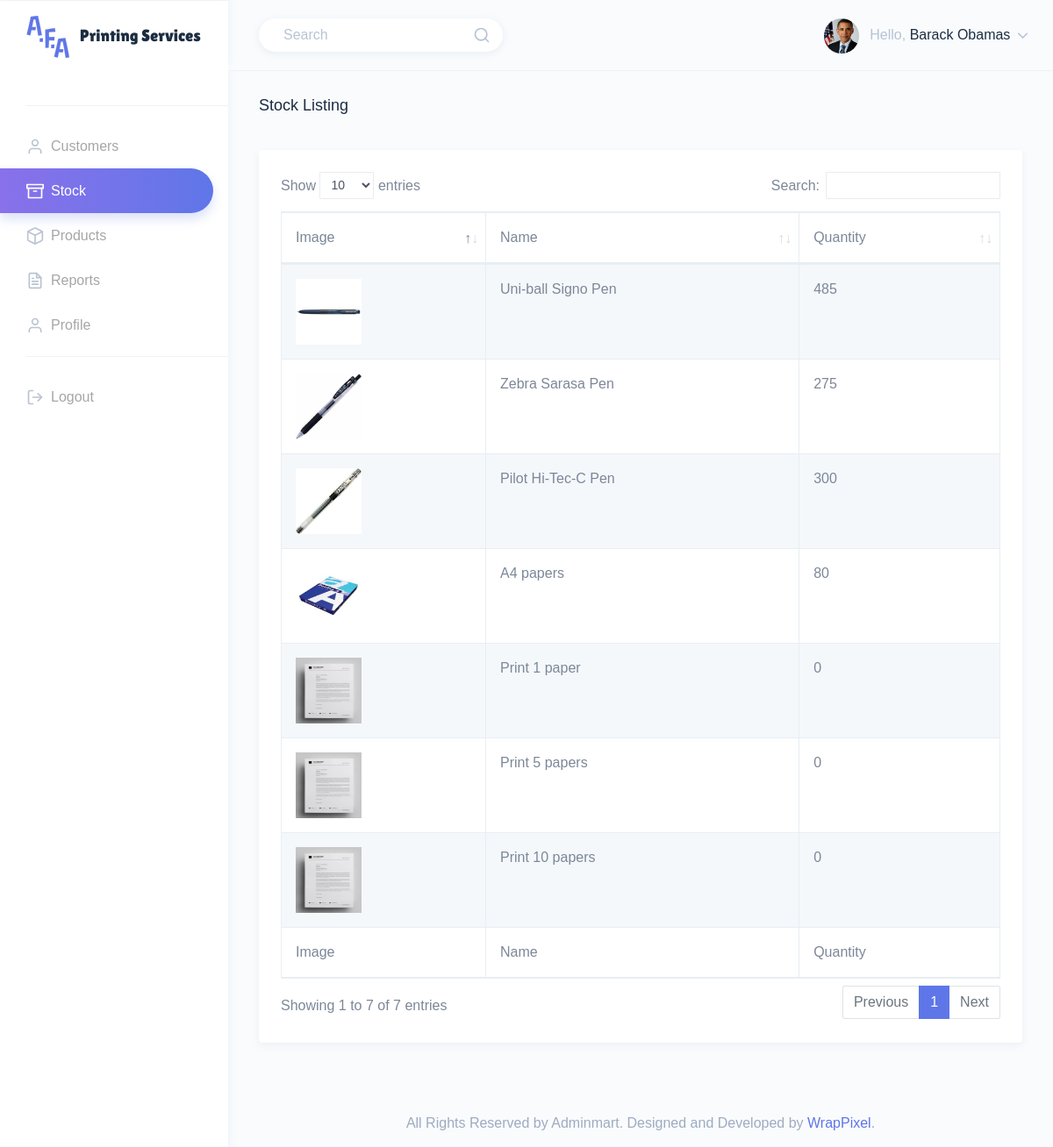
The app's page /src/html/manager/stock.php (signed in) with its own data.
### tables this page shows
CREATE TABLE IF NOT EXISTS `user` (
  `user_id` int(11) NOT NULL AUTO_INCREMENT,
  `full_name` varchar(150) NOT NULL,
  `email` varchar(150) NOT NULL,
  `phone` varchar(150) NOT NULL,
  `username` varchar(150) NOT NULL,
  `password` varchar(150) NOT NULL,
  `role` int(11) NOT NULL,
  `access` tinyint(1) NOT NULL,
  `image_url` varchar(150) NOT NULL,
  PRIMARY KEY (`user_id`),
  KEY `role` (`role`)
);

CREATE TABLE IF NOT EXISTS `product` (
  `product_id` int(11) NOT NULL AUTO_INCREMENT,
  `product_name` varchar(150) NOT NULL,
  `cost_price` int(11) NOT NULL,
  `price` int(11) NOT NULL,
  `description` varchar(250) NOT NULL,
  `barcode` varchar(150) NOT NULL,
  `quantity` int(11) NOT NULL,
  `image_url` varchar(150) NOT NULL,
  `flag_service` tinyint(1) NOT NULL,
  PRIMARY KEY (`product_id`)
);

### src/html/manager/stock.php (the view, shortened to what this page needs)
<?php
    require_once('../../database/db.php');
    $sql = "SELECT full_name, image_url FROM user WHERE user_id=".$_SESSION['id']."";
    $query_result = mysqli_query($conn, $sql);
    while($record = mysqli_fetch_assoc($query_result)) {
      $user_info[] = $record;
    }
    $image_path=json_decode($user_info[0]['image_url'], true);
    $sql = "SELECT image_url,product_name,quantity FROM product";
    $query_result = mysqli_query($conn, $sql);
    while($record = mysqli_fetch_assoc($query_result)) {
      $stock[] = $record;
    }
?>
<!DOCTYPE html>
<html dir="ltr" lang="en">
<head>
    <link href="../../assets/extra-libs/datatables.net-bs4/css/dataTables.bootstrap4.css" rel="stylesheet">
    <link href="../../dist/css/style.min.css" rel="stylesheet">
</head>
<body>
    <div id="main-wrapper" data-theme="light" data-layout="vertical" data-navbarbg="skin6" data-sidebartype="full" data-sidebar-position="fixed" data-header-position="fixed" data-boxed-layout="full">
        <header class="topbar" data-navbarbg="skin6">
            <nav class="navbar top-navbar navbar-expand-md">
                <div class="navbar-header" data-logobg="skin6">
                    <div class="navbar-brand">
                        <a href="index.php">
                            <b class="logo-icon">
                                <img src="../../assets/images/logo-icon-1.svg" alt="homepage" class="dark-logo" />
                            </b>
                            <span class="logo-text">
                                <img src="../../assets/images/logo-text-1.svg" alt="homepage" class="dark-logo" />
                            </span>
                        </a>
                    </div>
                </div>
                <div class="navbar-collapse collapse" id="navbarSupportedContent">
                    <ul class="navbar-nav float-left mr-auto ml-3 pl-1">
                      <li class="nav-item d-none d-md-block">
                          <a class="nav-link" href="javascript:void(0)">
                              <form>
                                  <div class="customize-input">
                                      <input class="form-control custom-shadow custom-radius border-0 bg-white"
                                          type="search" placeholder="Search" aria-label="Search">
                                      <i class="form-control-icon" data-feather="search"></i>
                                  </div>
                              </form>
                          </a>
                      </li>
                    </ul>
                    <ul class="navbar-nav float-right">
                        <li class="nav-item dropdown">
                            <a class="nav-link dropdown-toggle" href="javascript:void(0)" data-toggle="dropdown"
                                aria-haspopup="true" aria-expanded="false">
                                <?php echo"<img src='../../assets/images/users/".$image_path['path']."' alt='user' class='rounded-circle'
                                    width='40'>"; ?>
                                <span class="ml-2 d-none d-lg-inline-block"><span>Hello,</span> <span
                                        class="text-dark"><?php echo $user_info[0]['full_name']; ?></span> <i data-feather="chevron-down"
                                        class="svg-icon"></i></span>
                            </a>
                        </li>
                    </ul>
                </div>
            </nav>
        </header>
        <aside class="left-sidebar" data-sidebarbg="skin6">
            <div class="scroll-sidebar" data-sidebarbg="skin6">
                <nav class="sidebar-nav">
                    <ul id="sidebarnav">
                    <li class="list-divider"></li>
                    <li class="sidebar-item"> <a class="sidebar-link" href="index.php"
                            aria-expanded="false"><i data-feather="user" class="feather-icon"></i><span
                                class="hide-menu">Customers</span></a>
                    </li>
                    <li class="sidebar-item"> <a class="sidebar-link sidebar-link" href="stock.php"
                            aria-expanded="false"><i data-feather="archive" class="feather-icon"></i><span
                                class="hide-menu">Stock</span></a>
                    </li>
                    <li class="sidebar-item"> <a class="sidebar-link sidebar-link" href="products.php"
                            aria-expanded="false"><i data-feather="box" class="feather-icon"></i><span
                                class="hide-menu">Products</span></a>
                    </li>
                    <li class="sidebar-item"> <a class="sidebar-link sidebar-link" href="reports.php"
                            aria-expanded="false"><i data-feather="file-text" class="feather-icon"></i><span
                                class="hide-menu">Reports</span></a>
                    </li>
                    <li class="sidebar-item"> <a class="sidebar-link sidebar-link" href="profile.php"
                        aria-expanded="false"><i data-feather="user" class="feather-icon"></i><span
                            class="hide-menu">Profile</span></a>
                    </li>
                        <li class="list-divider"></li>
                        <li class="sidebar-item"> <a class="sidebar-link sidebar-link" href="../logout.php"
                                aria-expanded="false"><i data-feather="log-out" class="feather-icon"></i><span
                                    class="hide-menu">Logout</span></a></li>
                    </ul>
                </nav>
            </div>
        </aside>
        <div class="page-wrapper">
            <div class="page-breadcrumb">
                <div class="row">
                    <div class="col-7 align-self-center">
                        <h4 class="page-title text-truncate text-dark font-weight-medium mb-1">Stock Listing</h4>
                    </div>
                </div>
            </div>
            <div class="container-fluid">
                <div class="row">
                    <div class="col-12">
                        <div class="card">
                            <div class="card-body">
                                <div class="table-responsive">
                                    <table id="zero_config" class="table table-striped table-bordered no-wrap">
                                        <thead>
                                            <tr>
                                              <th>Image</th>
                                              <th>Name</th>
                                              <th>Quantity</th>
                                            </tr>
                                        </thead>
                                        <tbody>
                                          <?php
                                              for($i=0;$i<count($stock);$i++){
                                                  $image_path=json_decode($stock[$i]['image_url'],true);
                                                  $product_name=$stock[$i]['product_name'];
                                                  $quantity=$stock[$i]['quantity'];
                                                  echo "<tr>";
                                                  echo"<td> <img src='../../assets/images/products/".$image_path['path']."' width='75' height='75'></td>";
                                                  echo"<td>".$product_name."</td>";
                                                  echo"<td>".$quantity."</td>";
                                                  echo "</tr>";
                                              }
                                          ?>
                                        </tbody>
                                        <tfoot>
                                            <tr>
                                              <th>Image</th>
                                              <th>Name</th>
                                              <th>Quantity</th>
                                            </tr>
                                        </tfoot>
                                    </table>
                                </div>
                            </div>
                        </div>
                    </div>
                </div>
            </div>
            <footer class="footer text-center text-muted">
                All Rights Reserved by Adminmart. Designed and Developed by <a
                    href="https://wrappixel.com">WrapPixel</a>.
            </footer>
        </div>
    </div>
</body>
</html>

### records on screen
user: full_name "Barack Obamas"
product: shows a picture, product_name "Uni-ball Signo Pen", quantity "485"
product: shows a picture, product_name "Zebra Sarasa Pen", quantity "275"
product: shows a picture, product_name "Pilot Hi-Tec-C Pen", quantity "300"
product: shows a picture, product_name "A4 papers", quantity "80"
product: product_name "Print 1 paper", quantity "0"
product: product_name "Print 5 papers", quantity "0"
product: product_name "Print 10 papers", quantity "0"
